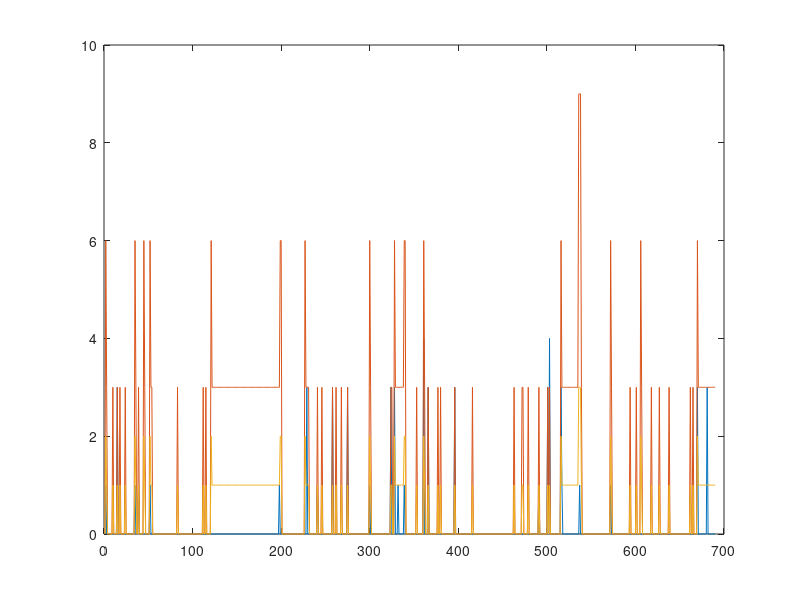

This figure's MATLAB source:
clear
clc
load QPS_workload2_max_min
data=QPS_workload2_max_min;
tempIndex=find(data(:,1)>3);
temp=data(find(data(:,1)>3))/4;
data(tempIndex,1)=floor(temp);

for i=1:length(data);
    if data(i,1)>0&data(i,2)==0
         data(i,2)=3;
         data(i,3)=1;
    end
end

start=1;
interval=1;
row=1;
if interval==1;
    new_data=data;
    plot(data(1:10:6900,:)) 
else
    for i=1:length(data);
        if start+interval>length(data);
            break;
        end
        new_data(row,:)=mean(data(start:start+interval-1,:));
        start=start+interval;
        row=row+1;
        plot(new_data)
    end
end

%% statics % realQPS,maxCap,minCap
dropQPS=0;
underUsageQPS=0;
timeOutQPS=0;
totalQPS=sum(new_data(:,1));
maxQPS=sum(new_data(:,2));
minQPS=sum(new_data(:,3));

for i=1:length(new_data);
    if new_data(i,1)>new_data(i,2);
        dropQPS=dropQPS+new_data(i,1)-new_data(i,2);
    end
 
    if new_data(i,1)<new_data(i,2);
        underUsageQPS=underUsageQPS+new_data(i,2)-new_data(i,1);
    end
    if new_data(i,1)<new_data(i,3);
        timeOutQPS=timeOutQPS+new_data(i,3)-new_data(i,1);
    end
end 
dropRate=dropQPS/totalQPS
totalUnderUsageRate=(underUsageQPS-timeOutQPS)/maxQPS
totaltimeoutRate=timeOutQPS/maxQPS
 
